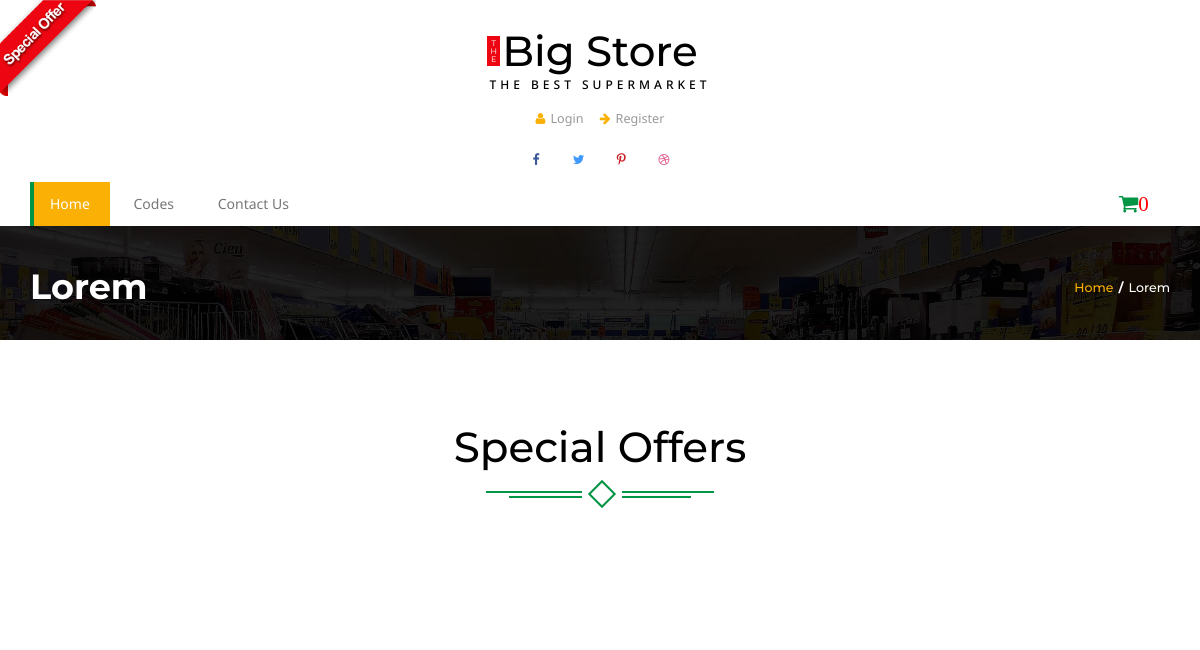
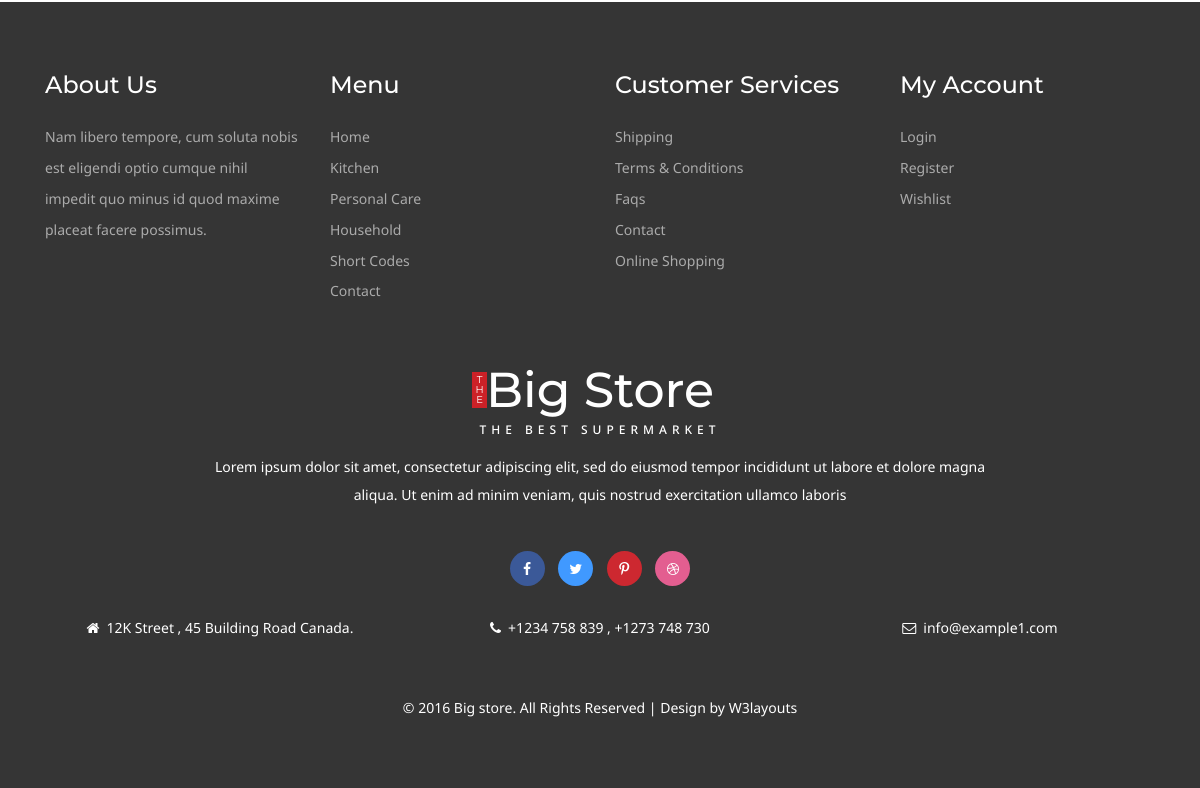
/product_detail/momo, run on an earlier commit of the app's database (2 pictures, top to bottom).
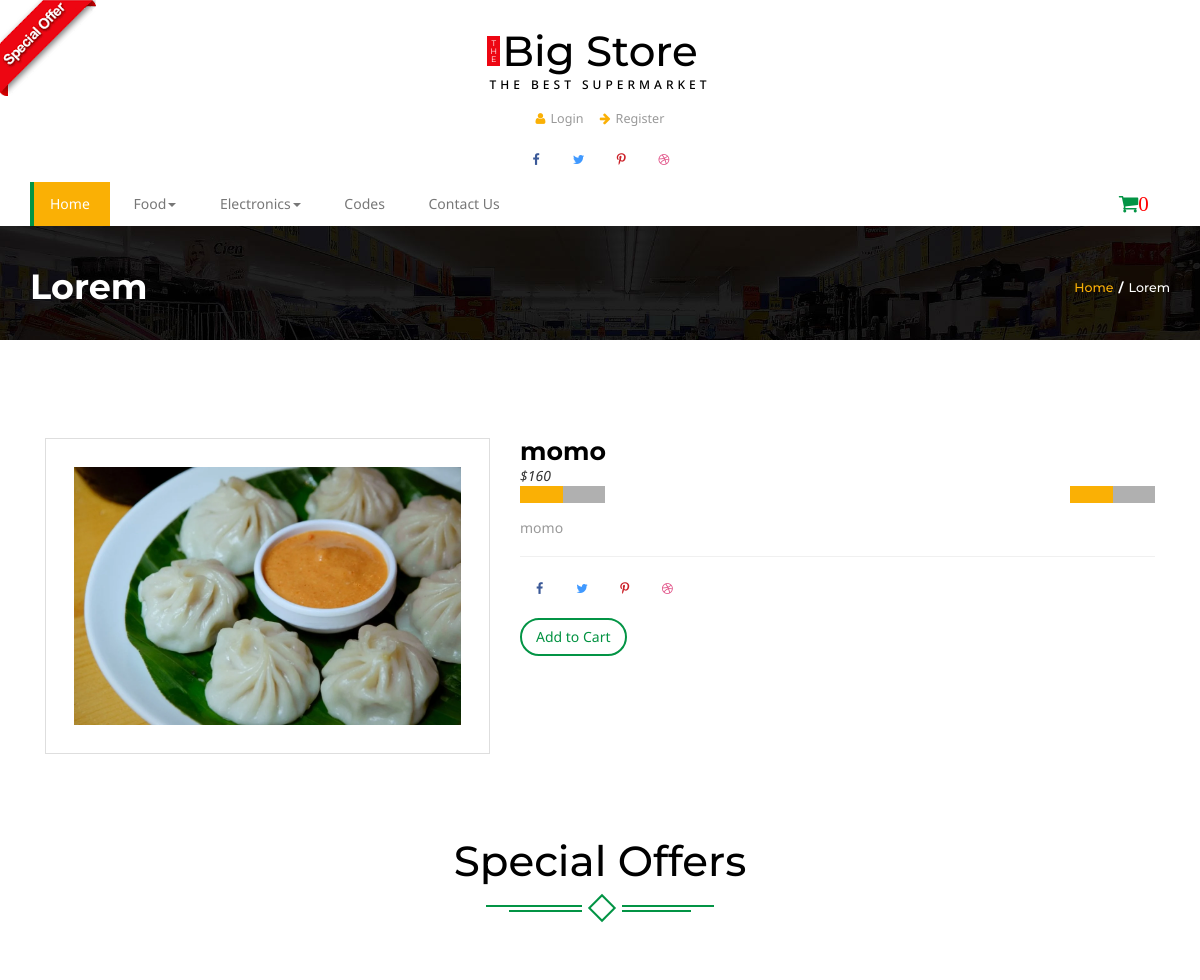
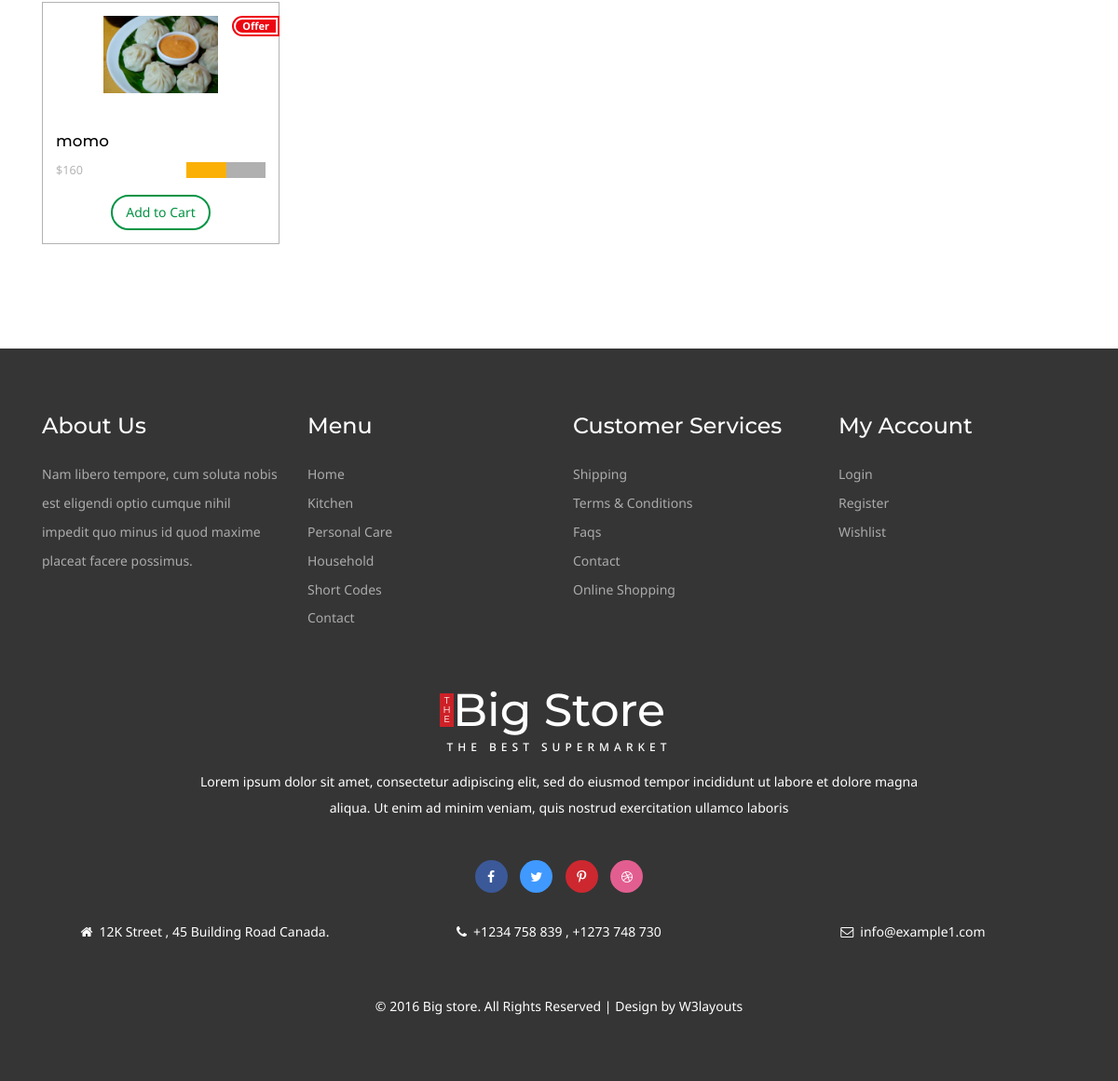
And on a later commit of the database (2 pictures, top to bottom).
### home/models.py (models this page shows, shortened)
class Category(models.Model):
	title = models.CharField(max_length = 500)
	slug = models.CharField(max_length = 500)
	description = models.TextField(blank = True)
	image = models.ImageField(upload_to = 'media')
	status = models.CharField(choices = STATUS,max_length = 500 , blank = True)

class Item(models.Model):
	title = models.CharField(max_length = 500)
	slug = models.CharField(max_length = 500)
	description = models.TextField(blank = True)
	image = models.ImageField(upload_to = 'media')
	price = models.IntegerField()
	discounted_price = models.IntegerField(default = 0)
	category = models.ForeignKey(Category , models.CASCADE)
	subcategory = models.ForeignKey(Subcategory , models.CASCADE)
	stock = models.CharField(choices = STOCK, max_length = 50)
	labels = models.CharField(choices = LABELS , max_length = 50)
	def get_add_to_cart_url(self):
		return reverse('cart:add_to_cart' , kwargs = {'slug':self.slug})

### home/views.py (the view)
# urls.py: path('product_detail/<slug>', ProductView.as_view(), name='product_detail'),
class ProductView(BaseView):
	def get(self, request,slug):
		self.views['product_details'] = Item.objects.filter(slug = slug)
		self.views['hot_product'] = Item.objects.filter(labels = 'hot')
		return render(request,'single.html' , self.views )

### home/models.py (called while the page is built)
	def get_subcat_url(self):
		return reverse('home:subcategory',kwargs = {'slug':self.slug})

### templates/single.html (shortened to what this page needs)
 {% extends 'base.html' %}
  {% block content %}
  {% load static %}
<div class="banner-top">
	<div class="container">
		<h3 >Lorem</h3>
		<h4><a href="index.html">Home</a><label>/</label>Lorem</h4>
		<div class="clearfix"> </div>
	</div>
</div>
{% for detail in product_details %}
		<div class="single">
			<div class="container">
						<div class="single-top-main">
	   		<div class="col-md-5 single-top">
	   		<div class="single-w3agile">
<div id="picture-frame">
			<img src="{{ detail.image.url}}" data-src="{{ detail.image.url }}" alt="" class="img-responsive"/>
		</div>
			</div>
			</div>
			<div class="col-md-7 single-top-left ">
								<div class="single-right">
				<h3>{{detail.title}}</h3>
				{% if detail.discounted_price %}
											<p ><label>${{detail.price}}</label><em class="item_price">${{detail.discounted_price}}</em></p>
											  <div class="block">
												<div class="starbox small ghosting"> </div>
											</div>
										{% else %}
											<p ><em class="item_price">${{detail.price}}</em></p>
											  <div class="block">
												<div class="starbox small ghosting"> </div>
											</div>
										{% endif%}
				<div class="block block-w3">
					<div class="starbox small ghosting"> </div>
				</div>
				<p class="in-pa"> {{detail.description}} </p>
				<ul class="social-top">
					<li><a href="#" class="icon facebook"><i class="fa fa-facebook" aria-hidden="true"></i></a></li>
					<li><a href="#" class="icon twitter"><i class="fa fa-twitter" aria-hidden="true"></i></a></li>
					<li><a href="#" class="icon pinterest"><i class="fa fa-pinterest-p" aria-hidden="true"></i></a></li>
					<li><a href="#" class="icon dribbble"><i class="fa fa-dribbble" aria-hidden="true"></i></a></li>
				</ul>
					<div class="add add-3">
										   <a href="{{detail.get_add_to_cart_url}}"><button class="btn btn-danger my-cart-btn my-cart-b" >Add to Cart</button></a>
										</div>
			</div>
			</div>
		   <div class="clearfix"> </div>
	   </div>
	</div>
</div>
{% endfor %}
<div class="content-top offer-w3agile">
	<div class="container ">
			<div class="spec ">
				<h3>Special Offers</h3>
					<div class="ser-t">
						<span><i></i></span>
					</div>
			</div>
						<div class=" con-w3l wthree-of">
							{% for hot in hot_product %}
							<div class="col-md-3 pro-1">
								<div class="col-m">
									<a href="#" data-toggle="modal" data-target="#myModal5" class="offer-img">
										<img src="{{hot.image.url}}" class="img-responsive" alt="">
										<div class="offer"><p><span>Offer</span></p></div>
									</a>
									<div class="mid-1">
										<div class="women">
											<h6><a href="{{item.get_proview_url}}">{{hot.title}}</h6>
										</div>
										{% if item.discounted_price %}
										<div class="mid-2">
											<p ><label>${{hot.discounted_price}}</label><em class="item_price">${{hot.price}}</em></p>
											  <div class="block">
												<div class="starbox small ghosting"> </div>
											</div>
										{% else %}
										<div class="mid-2">
											<p ><em class="item_price">${{hot.price}}</em></p>
											  <div class="block">
												<div class="starbox small ghosting"> </div>
											</div>
										{% endif %}
										<div class="clearfix"></div>
										</div>
											<div class="add">
										   <button class="btn btn-danger my-cart-btn my-cart-b" data-id="5" data-name="Lays" data-summary="summary 5" data-price="0.70" data-quantity="1" data-image="images/of4.png">Add to Cart</button>
										</div>
									</div>
								</div>
							</div>
							{% endfor %}
							<div class="clearfix"></div>
						 </div>
					</div>
				</div>
{% endblock %}

### templates/base.html (shortened to what the changed rows need)
<!DOCTYPE html>
{% load static %}
<html>
<head>
<link href="{% static 'css/bootstrap.css' %}" rel='stylesheet' type='text/css' />
<link href="{% static 'css/style.css' %}" rel='stylesheet' type='text/css' />
<link href="{% static 'css/font-awesome.css' %}" rel="stylesheet">
	<link rel="stylesheet" href="{% static 'css/jstarbox.css' %}" type="text/css" media="screen" charset="utf-8" />
</head>
<body>
<div class="header">
		<div class="container">
			<div class="logo">
				<h1 ><a href="index.html"><b>T<br>H<br>E</b>Big Store<span>The Best Supermarket</span></a></h1>
			</div>
				<div class="nav-top">
					<nav class="navbar navbar-default">
					<div class="collapse navbar-collapse" id="bs-megadropdown-tabs">
						<ul class="nav navbar-nav ">
							{% for cat in categories %}
							<li class="dropdown ">
								<a href="#" class="dropdown-toggle  hyper" data-toggle="dropdown" ><span>{{cat.title}}<b class="caret"></b></span></a>
							</li>
							{% endfor %}
						</ul>
					</div>
					</nav>
				</div>
				</div>
</div>
{% block content %}
{% endblock %}
<div class="footer">
	<div class="container">
			<div class="footer-bottom">
				<h2 ><a href="index.html"><b>T<br>H<br>E</b>Big Store<span>The Best Supermarket</span></a></h2>
			</div>
	</div>
</div>
</body>
</html>

What changed in the data, as far as the page shows it:
added Category: title "Food"
added Category: title "Electronics"
added Item: image (picture), title "momo", price "160", discounted_price 0 (drawn), description "momo"
